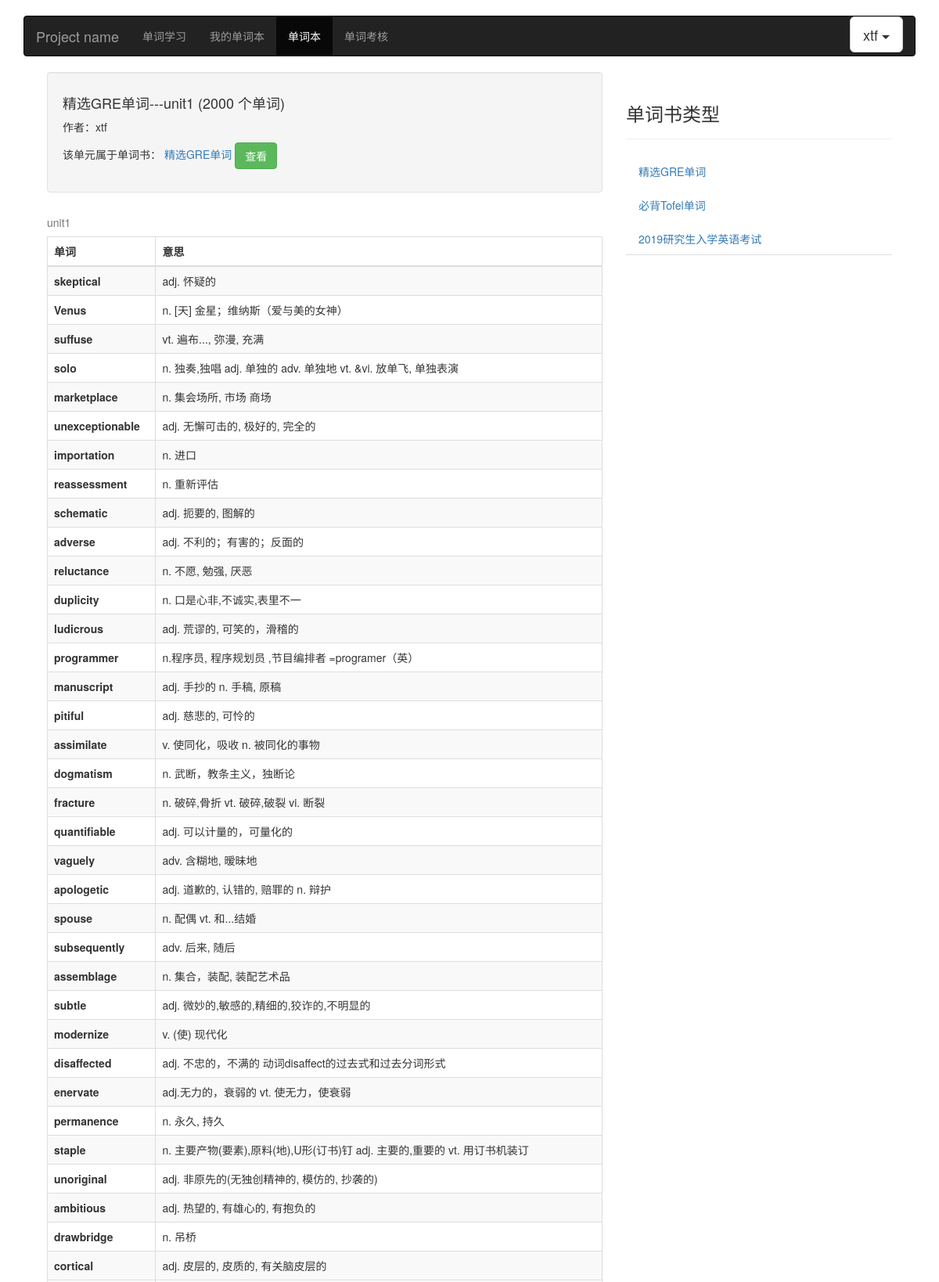
The page /account/learn/wordbook/wordbookunit/wordlist?id=20 (signed in, upper part) on the database its author committed.
### learn/models.py (models this page shows, shortened)
class WordBook(models.Model):
    title = models.CharField(blank=True, max_length=50,
                                   verbose_name=u"书名")
    description = models.CharField(blank=True, max_length=200,
                                   verbose_name=u"描述")
    uploaded_user = models.ForeignKey(User, verbose_name=u"上传人", on_delete=models.CASCADE)
    word_num = models.IntegerField(default=1000, verbose_name=u"单词数")
    class Meta:
        verbose_name = u"单词本"
        verbose_name_plural = verbose_name

class Word(models.Model):
    spelling = models.CharField(blank=False, max_length=100, verbose_name = u"拼写")
    meaning = models.CharField(blank=False, max_length=300, verbose_name=u"解释")
    mp3_url = models.URLField(blank=True, verbose_name="mp3")
    class Meta:
        verbose_name = u"单词"
        verbose_name_plural = verbose_name

### learn/views.py (the view)
# urls.py: path('wordbook/wordbookunit/wordlist', views.wordlist, name='wordlist'),
@login_required
def wordlist(request):
    passed = {}
    user = request.user
    passed['wordbook_info'] = get_all_books()
    if request.method == "GET":
        if 'id' in request.GET:
            unit_id = request.GET['id']
            get_unit = WordUnit.objects.get(id=unit_id)
            get_book = get_unit.book
            passed['title'] = get_book.title
            passed['unit'] = 'unit' + str(get_unit.unit_order)
            passed['word_num'] = get_unit.word_num
            passed['uploaded_user'] = get_book.uploaded_user.username
            passed['username'] = user.username
            passed['wordbook_id'] = get_book.id
            all_words = WordInUnit.objects.filter(wordunit=get_unit)
            words_list = []
            for wordunit in all_words:
                word_info = {}
                word_info['spelling'] = wordunit.word.spelling
                word_info['mean'] = wordunit.word.meaning
                words_list.append(word_info)
            passed['all_words'] = words_list
    return render(request, 'wordlist.html', passed)

### learn/views.py (called while the page is built)
def get_all_books():
    all_wordbooks = WordBook.objects.all()
    wordbook_info = []
    for wordbook in all_wordbooks:
        info = {}
        info['title'] = wordbook.title
        info['description'] = wordbook.description
        info['uploaded_user'] = wordbook.uploaded_user.username
        info['word_num'] = wordbook.word_num
        info['wordbook_id'] = wordbook.id
        wordbook_info.append(info)
    return wordbook_info

### learn/templates/wordlist.html (shortened to what this page needs)
<!DOCTYPE html>
{% load static %}
<html lang="zh-CN">
  <head>
    <link href="https://cdn.bootcss.com/bootstrap/3.3.7/css/bootstrap.min.css" rel="stylesheet">
    <link href="{% static 'css/font-awesome.min.css' %}" rel="stylesheet">
    <link href="{% static 'css/ie10-viewport-bug-workaround.css'%}" rel="stylesheet">
    <link href="{% static 'css/navbar.css'%}" rel="stylesheet">
    <link rel="stylesheet" type="text/css" href="{% static 'css/wordbook.css'%}">
  </head>
  <body>
    <div class="container">
      <nav class="navbar navbar-inverse">
        <div class="container-fluid">
          <div class="navbar-header">
            <a class="navbar-brand" href="#">Project name</a>
          </div>
          <div id="navbar" class="navbar-collapse collapse">
            <ul class="nav navbar-nav">
                <li><a href="{% url 'learn:learnindex' %}">单词学习</a></li>
                <li><a href="{% url 'learn:mywordbook' %}">我的单词本</a></li>
                <li class="active"><a href="{% url 'learn:wordbook' %}">单词本</a></li>
                <li><a href="{% url 'learn:voctest' %}">单词考核</a></li>
            </ul>
            <ul class="nav navbar-nav navbar-right">
              <div class="btn-group">
              <button type="button" class="btn btn-default btn-lg dropdown-toggle" data-toggle="dropdown" aria-haspopup="true" aria-expanded="false">
                {{username}} <span class="caret"></span>
              </button>
            </div>
            </ul>
          </div>
        </div>
      </nav>
      <div class="container-fluid">
        <div class="row-fluid">
          <div class="col-md-8">
                <div class="well">
                  <div class="row">
                    <div class="col-md-6">
                      <h4>
                        {{title}}---{{unit}}  ({{word_num}} 个单词)
                      </h4>
                      <p>作者：{{uploaded_user}}</p>
                    </div>
                  </div>
                  <div class="wordbook-contains-this-wordlist">
                    <p>
                        该单元属于单词书：
                        <a href="{% url 'learn:wordbookunit' %}?id={{wordbook_id}}">{{title}}</a>
                        <a class="btn btn-success btn-mini" href="{% url 'learn:wordbookunit' %}?id={{wordbook_id}}">查看</a>
                    </p>
                  </div>
                </div>
                <table class="table table-bordered table-striped">
                    <caption>{{unit}}</caption>
                    <thead>
                        <tr>
                          <th>单词</th>
                          <th>意思</th>
                        </tr>
                      </thead>
                      <tbody>
                      {% for word in all_words %}
                        <tr>
                          <td><strong>{{word.spelling}}</strong></td>
                          <td>{{word.mean}}</td>
                        </tr>
                      {% endfor %}
                      </tbody>
                </table>
          </div>
          <div class="col-md-4">
            <div class="page-header">
                    <h3>单词书类型</h3>
            </div>
            <ul class="nav nav-tabs nav-stacked">
                {% for book in wordbook_info %}
                    <li data="10"><a href="{% url 'learn:wordbookunit' %}?id={{book.wordbook_id}}">{{book.title}}</a></li>
                {% endfor %}
            </ul>
          </div>
        </div>
      </div>
    </div>
  </body>
</html>

### static/css/navbar.css (style rules this page uses)
body { padding-top: 20px; padding-bottom: 20px; }
.navbar { margin-bottom: 20px; }

### static/css/wordbook.css (style rules this page uses)
html { overflow-y: scroll; }

### rows shown on the page
WordBook: title "精选GRE单词", title "精选GRE单词"
Word: spelling "skeptical", mean "adj. 怀疑的"
Word: spelling "Venus", mean "n. [天] 金星；维纳斯（爱与美的女神）"
Word: spelling "suffuse", mean "vt. 遍布..., 弥漫, 充满"
Word: spelling "solo", mean "n. 独奏,独唱 adj. 单独的 adv. 单独地 vt. &vi. 放单飞, 单独表演"
Word: spelling "marketplace", mean "n. 集会场所, 市场 商场"
Word: spelling "unexceptionable", mean "adj. 无懈可击的, 极好的, 完全的"
Word: spelling "importation", mean "n. 进口"
Word: spelling "reassessment", mean "n. 重新评估"
Word: spelling "schematic", mean "adj. 扼要的, 图解的"
Word: spelling "adverse", mean "adj. 不利的；有害的；反面的"
Word: spelling "reluctance", mean "n. 不愿, 勉强, 厌恶"
Word: spelling "duplicity", mean "n. 口是心非,不诚实,表里不一"
Word: spelling "ludicrous", mean "adj. 荒谬的, 可笑的，滑稽的"
Word: spelling "programmer", mean "n.程序员, 程序规划员 ,节目编排者 =programer（英）"
Word: spelling "manuscript", mean "adj. 手抄的 n. 手稿, 原稿"
Word: spelling "pitiful", mean "adj. 慈悲的, 可怜的"
Word: spelling "assimilate", mean "v. 使同化，吸收 n. 被同化的事物"
Word: spelling "dogmatism", mean "n. 武断，教条主义，独断论"
Word: spelling "fracture", mean "n. 破碎,骨折 vt. 破碎,破裂 vi. 断裂"
Word: spelling "quantifiable", mean "adj. 可以计量的，可量化的"
Word: spelling "vaguely", mean "adv. 含糊地, 暧昧地"
Word: spelling "apologetic", mean "adj. 道歉的, 认错的, 赔罪的 n. 辩护"
Word: spelling "spouse", mean "n. 配偶 vt. 和...结婚"
Word: spelling "subsequently", mean "adv. 后来, 随后"
Word: spelling "assemblage", mean "n. 集合，装配, 装配艺术品"
Word: spelling "subtle", mean "adj. 微妙的,敏感的,精细的,狡诈的,不明显的"
Word: spelling "modernize", mean "v. (使) 现代化"
Word: spelling "disaffected", mean "adj. 不忠的，不满的 动词disaffect的过去式和过去分词形式"
Word: spelling "enervate", mean "adj.无力的，衰弱的 vt. 使无力，使衰弱"
Word: spelling "permanence", mean "n. 永久, 持久"
Word: spelling "staple", mean "n. 主要产物(要素),原料(地),U形(订书)钉 adj. 主要的,重要的 vt. 用订书机装订"
Word: spelling "unoriginal", mean "adj. 非原先的(无独创精神的, 模仿的, 抄袭的)"
Word: spelling "ambitious", mean "adj. 热望的, 有雄心的, 有抱负的"
Word: spelling "drawbridge", mean "n. 吊桥"
Word: spelling "cortical", mean "adj. 皮层的, 皮质的, 有关脑皮层的"
WordBook: title "必背Tofel单词"
WordBook: title "2019研究生入学英语考试"

### other values the page prints
{{ username }} "xtf"
{{ unit }} "unit1"
{{ word_num }} "2000"
{{ uploaded_user }} "xtf"
